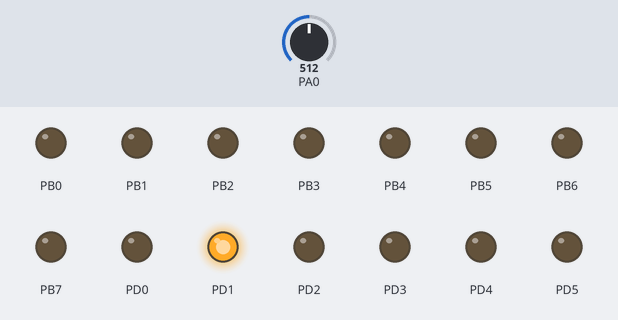
A program run on a simulated ATmega1284P, built with avr-gcc and emulated at 20 MHz. Shown: output pins drawn as LEDs (lit = HIGH). Inputs (shaded band) come from the test bench; at power-on: PA0 = 512.

Above: at 1.2 s.
1.3 s: PA0 set to 716
At 2.5 s:
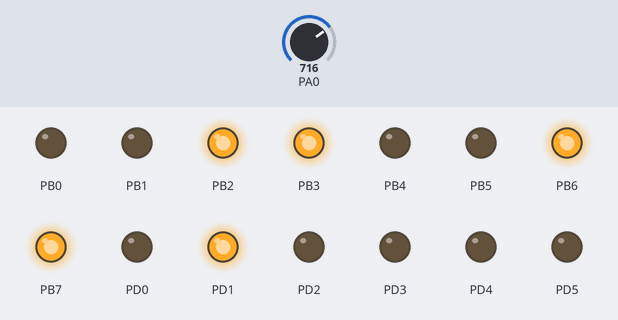
2.8 s: PA0 set to 900
At 3.8 s:
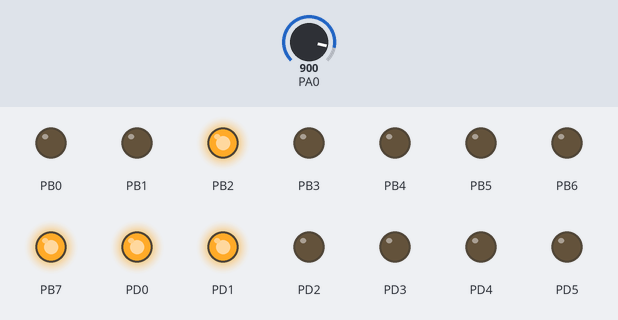
4.3 s: PA0 set to 1023
At 5.2 s:
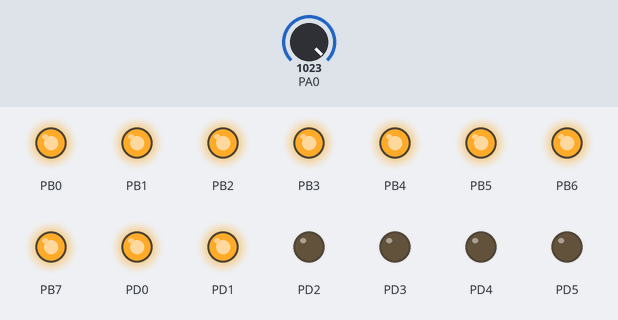
5.8 s: PA0 set to 511
At 6.5 s:
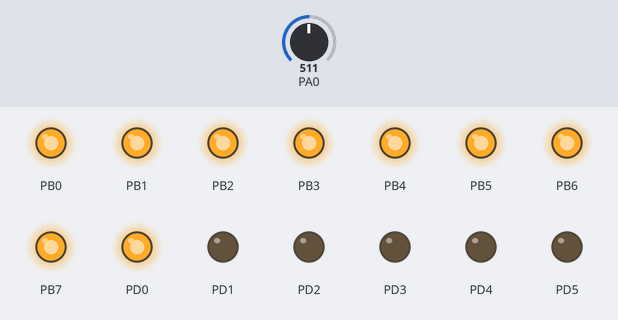
7.3 s: PA0 set to 306
At 7.8 s:
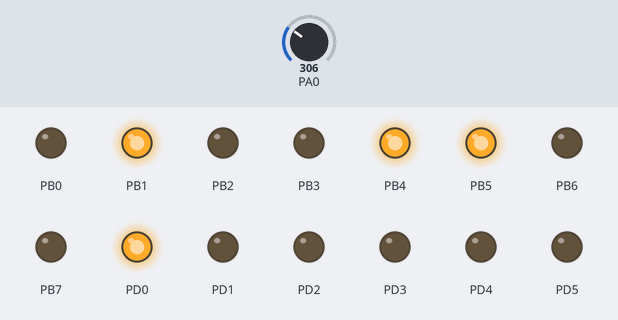
Timing chart, 0 to 9.8 s (numbered marks = the images above; inputs shaded):
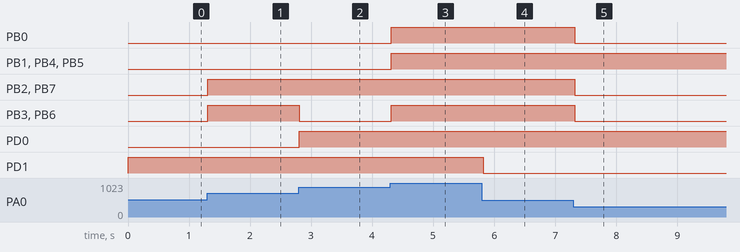

Measured:
- after the input at 1.3 s, PB2, PB3, PB6, PB7: LOW → HIGH at once
- after the input at 2.8 s, PB3, PB6: HIGH → LOW at once; PD0: LOW → HIGH at once
- after the input at 4.3 s, PB0, PB1, PB3–6: LOW → HIGH at once
- after the input at 5.8 s, PD1: HIGH → LOW at once
- after the input at 7.3 s, PB0, PB2, PB3, PB6, PB7: HIGH → LOW at once

The program:

main.c
```c
/*
 * Conversores.c
 *
 * Created: 16/10/2026 9:39:25 a. m.
 * Author : dylan
 */
#define F_CPU 20000000UL
#include <avr/io.h>
#include <util/delay.h>
#include "ADC/ADC.h"

int conver=0;

int main(void) {
	ADC_init();
	DDRB = 0xFF;
	DDRD = 0xFF;

	while (1) {
		conver = ADC_read(0);
		PORTB = conver;
		PORTD = conver>>8;
		_delay_ms(50);
		}
	}
```

ADC.c
```c
/*
 * ADC.c
 *
 * Created: 16/10/2026 9:40:34 a. m.
 *  Author: dylan
 */
#include "ADC.h"


void ADC_init(){
	//JUSTIFICAMOS A LA DERECHA
	ADMUX &= ~(1<<ADLAR);

	//DESHABILITAMOS EL AUTODISPARO
	ADCSRA &= ~(1<<ADATE);

	// SELECCIONAMOS EL VREF AVCC;
	ADMUX &= ~(1 << REFS1);
	ADMUX |=  (1 << REFS0);

	//DESHABILITAMOS EL CONVERSOR
	ADCSRA &= ~(1<<ADEN);

	//AJUSTAMOS EL PREESCALADOR  FOSC/DIV
	ADCSRA = ADCSRA & 0xF8;    //LIMPIAMOS LOS BITS DEL PREESCLASER B2B1B0
	ADCSRA = ADCSRA | _DIV128; //AJUSTAMOS EL DIVISOR

	//CONFIGURAMOS TODOS LOS PINES COMO DIGITALES Y ASI EVITAR GASTO ENERGETICO;
	DIDR0 = 0x00;
}


uint16_t ADC_read(uint8_t channel){

	//CONFIGURAMOS EL PIN COMO ANALOGICO
	DIDR0 |= (1<<channel);

	//SELECCIONAMOS EL CANAL
	ADMUX = (ADMUX & 0xF0) | (channel & 0x0F);

	//HABILITAMOS EL CONVERSOR
	ADCSRA |= (1<<ADEN);

	//INICIAMOS LA CONVERSION
	ADCSRA |= (1 << ADSC);

	// ESPERAMOS A QUE LA CONVERSION TERMINE
	while( (ADCSRA & (1<<ADSC)) !=0 );

	//DESHABILITAMOS EL CONVERSOR
	ADCSRA &= ~(1<<ADEN);

	//REGRESAMOS EL VALOR DE LA CONVERSION DE 10 BITS
	return ADC;

}

float ADC_Map(int sensor_conver, float conv_min, float conv_max, float sal_min, float sal_max){

	float m;

	m = (sal_max-sal_min)/(conv_max-conv_min);

	return (m*sensor_conver-m*conv_min+sal_min);

}
```

ADC.h
```c
/*
 * ADC.h
 *
 * Created: 16/10/2026 9:40:18 a. m.
 *  Author: dylan
 */
#ifndef ADC_H_
#define ADC_H_

#include <avr/io.h>
#include <stdint.h>

#define ADCA0 0
#define ADCA1 1
#define ADCA2 2
#define ADCA3 3
#define ADCA4 4
#define ADCA5 5
#define ADCA6 6
#define ADCA7 7

#define _DIV2A   0
#define _DIV2B   1
#define _DIV4    2
#define _DIV8    3
#define _DIV16   4
#define _DIV32   5
#define _DIV64   6
#define _DIV128  7

#define MAX_CONV  1023.0

void ADC_init();
uint16_t ADC_read(uint8_t channel);
float ADC_Map(int conv1, float conv_min, float conv_max, float sal_min, float sal_max);


#endif /* ADC_H_ */
```
